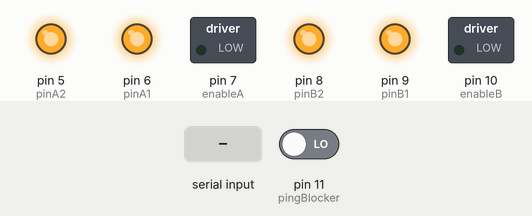
Simulated run of this sketch. Board: Arduino Uno, built with avr-gcc and run on an emulated ATmega328P. Shown: switched loads named in the sketch (green lamp = pin HIGH), output pins drawn as LEDs (lit = HIGH). Dashed ring = blinking. The test bench sets the inputs (shaded band); at power-on: pin 11 (pingBlocker) LOW. What the sketch prints to the serial monitor is not drawn.

Above: at 1.2 s.
1.3 s: byte 1 (1) received over Serial
At 2.5 s:
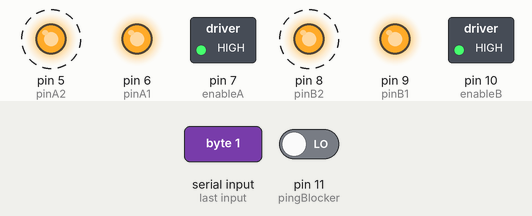
4.3 s: byte 2 (2) received over Serial
At 5.0 s:
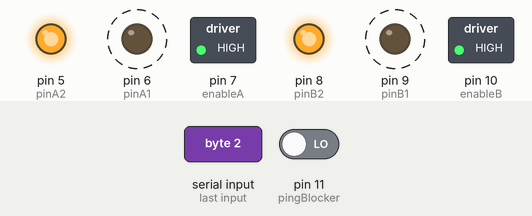
7.3 s: byte 3 (3) received over Serial
At 8.0 s:
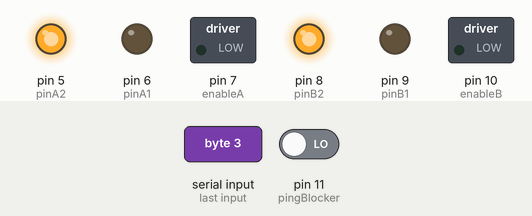
10.3 s: byte 4 (4) received over Serial
At 10.7 s:
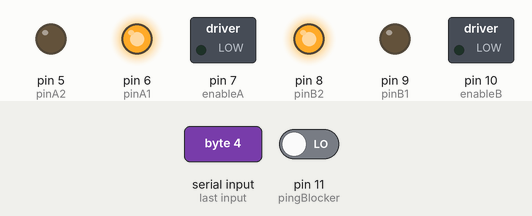
13.3 s: "1" received over Serial
At 13.5 s:
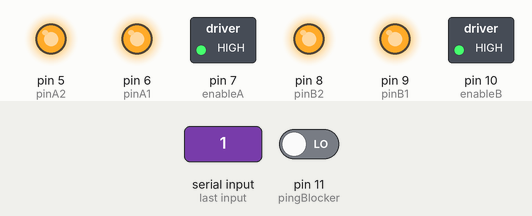
Timing chart, 0 to 16.1 s (numbered marks = the images above; inputs shaded):
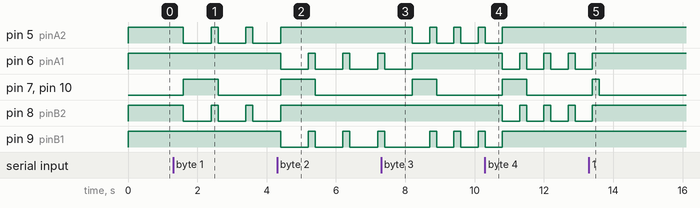

Measured:
- after the input at 1.3 s, pin 5 (pinA2), pin 8 (pinB2): alternates HIGH for 0.20 s and LOW for 0.80 s, starting after 0.30 s; pin 7 (enableA), pin 10 (enableB): LOW → HIGH after 0.30 s, → LOW 1.0 s later
- after the input at 4.3 s, pin 5 (pinA2), pin 8 (pinB2): goes on until 4.4 s, then stays HIGH; pin 6 (pinA1), pin 9 (pinB1): alternates HIGH for 0.20 s and LOW for 0.80 s, starting after 0.10 s; pin 7 (enableA), pin 10 (enableB): LOW → HIGH after 0.10 s, → LOW 1.0 s later
- after the input at 7.3 s, pin 5 (pinA2): alternates HIGH for 0.20 s and LOW for 0.50 s, starting after 0.90 s; pin 6 (pinA1): goes on until 8.2 s, then stays HIGH; pin 7 (enableA), pin 10 (enableB): LOW → HIGH after 0.90 s, → LOW 0.70 s later
- after the input at 10.3 s, pin 5 (pinA2), pin 9 (pinB1): goes on until 10.8 s, then stays HIGH; pin 6 (pinA1), pin 8 (pinB2): alternates HIGH for 0.20 s and LOW for 0.50 s, starting after 0.50 s; pin 7 (enableA), pin 10 (enableB): LOW → HIGH after 0.50 s, → LOW 0.70 s later
- after the input at 13.3 s, pin 6 (pinA1), pin 8 (pinB2): goes on until 13.4 s, then stays HIGH; pin 7 (enableA), pin 10 (enableB): LOW → HIGH after 0.10 s, → LOW 0.20 s later

The sketch:

car1.ino
```cpp
// Motor A pins (enableA = enable motor, pinA1 = forward, pinA2 = backward)
int enableA = 7;
int pinA1 = 6;
int pinA2 = 5;

//Motor B pins (enabledB = enable motor, pinB2 = forward, pinB2 = backward)
int enableB = 10;
int pinB1 = 9;
int pinB2 = 8;

//blocker detect pin
int pingBlocker = 11;
int blockerState = 0;

// duration for output
int time = 800;
int time1 = 500;
// initial command
int command = 0;

void setup() {
 pinMode(enableA, OUTPUT);
 pinMode(pinA1, OUTPUT);
 pinMode(pinA2, OUTPUT);

 pinMode(enableB, OUTPUT);
 pinMode(pinB1, OUTPUT);
 pinMode(pinB2, OUTPUT);

 pinMode(pingBlocker, INPUT);

 Serial.begin(9600);
}

void loop() {
  //receive command
  blockerState = digitalRead(pingBlocker);
  if (Serial.available() > 0){
    command = Serial.read();
    Serial.print(command);
    enableMotors();
  }
  else{
    reset();
  }
  send_command(command,time);

}

void send_command(int command, int time){
  switch (command){

     //reset command
     case 0: reset(); break;

     // single command
     case 1: forward(time); break;
     case 2: backward(time); break;
     case 3: turnRight(time1); break;
     case 4: turnLeft(time1); break;

     default: Serial.print("Inalid Command\n");
    }
}

void reset() {
  brake(200);
  disableMotors();
}

//Define high-level H-bridge commands

void enableMotors()
{
 motorAOn();
 motorBOn();
}

void disableMotors()
{
 motorAOff();
 motorBOff();
}

void forward(int time)
{
 motorAForward();
 motorBForward();
 delay(time);
}

void backward(int time)
{
 motorABackward();
 motorBBackward();
 delay(time);
}

void turnLeft(int time)
{
 motorABackward();
 motorBForward();
 delay(time);
}

void turnRight(int time)
{
 motorAForward();
 motorBBackward();
 delay(time);
}

void coast(int time)
{
 motorACoast();
 motorBCoast();
 delay(time);
}

void brake(int time)
{
 motorABrake();
 motorBBrake();
 delay(time);
}
//Define low-level H-bridge commands

//enable motors
void motorAOn()
{
 digitalWrite(enableA, HIGH);
}

void motorBOn()
{
 digitalWrite(enableB, HIGH);
}

 //disable motors
void motorAOff()
{
 digitalWrite(enableB, LOW);
}

void motorBOff()
{
 digitalWrite(enableA, LOW);
}

 //motor A controls
void motorAForward()
{
 digitalWrite(pinA1, HIGH);
 digitalWrite(pinA2, LOW);
}

void motorABackward()
{
 digitalWrite(pinA1, LOW);
 digitalWrite(pinA2, HIGH);
}

//motor B controls
void motorBForward()
{
 digitalWrite(pinB1, HIGH);
 digitalWrite(pinB2, LOW);
}

void motorBBackward()
{
 digitalWrite(pinB1, LOW);
 digitalWrite(pinB2, HIGH);
}

//coasting and braking
void motorACoast()
{
 digitalWrite(pinA1, LOW);
 digitalWrite(pinA2, LOW);
}

void motorABrake()
{
 digitalWrite(pinA1, HIGH);
 digitalWrite(pinA2, HIGH);
}

void motorBCoast()
{
 digitalWrite(pinB1, LOW);
 digitalWrite(pinB2, LOW);
}

void motorBBrake()
{
 digitalWrite(pinB1, HIGH);
 digitalWrite(pinB2, HIGH);
}
```
